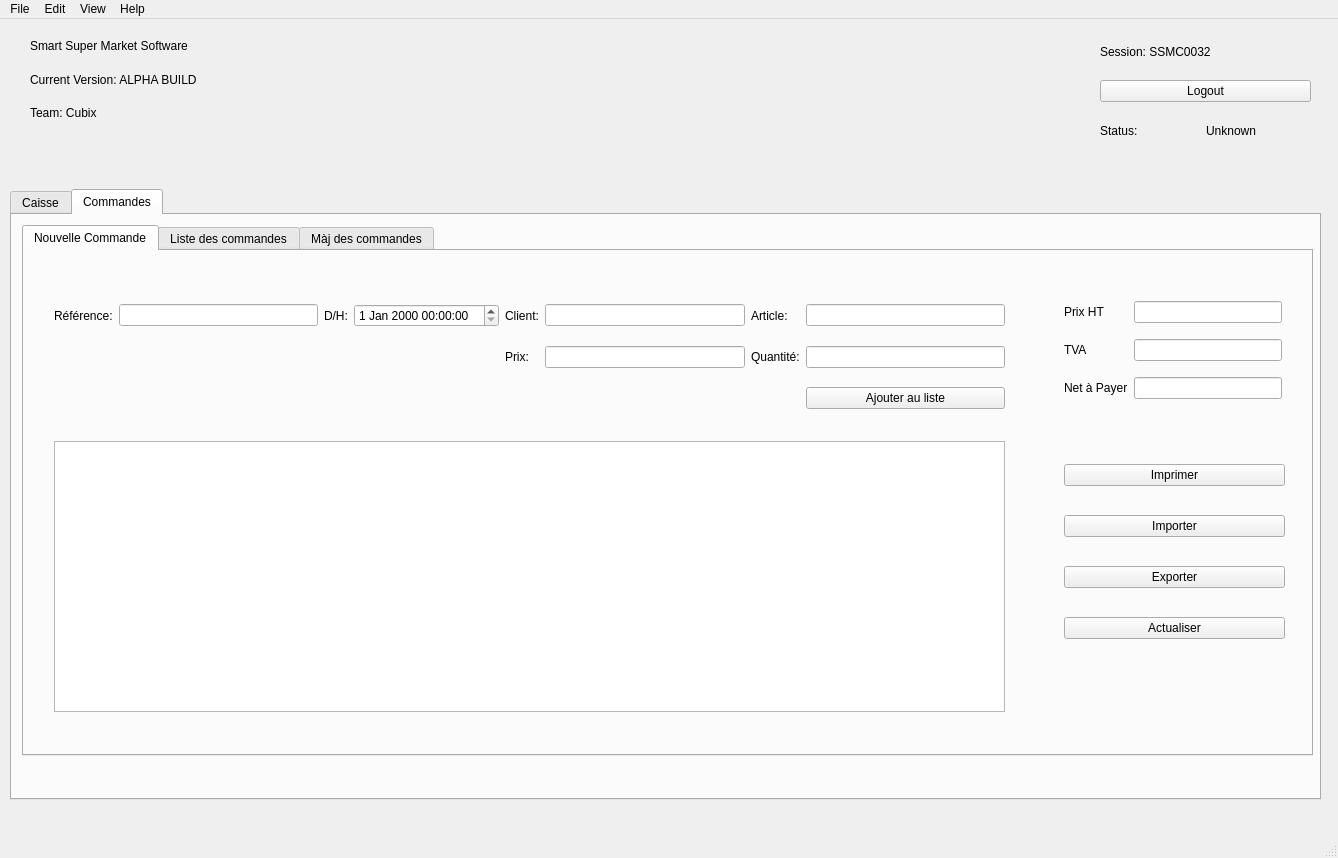
<?xml version="1.0" encoding="UTF-8"?>
<ui version="4.0">
 <class>mainwindow</class>
 <widget class="QMainWindow" name="mainwindow">
  <property name="geometry">
   <rect>
    <x>0</x>
    <y>0</y>
    <width>1338</width>
    <height>858</height>
   </rect>
  </property>
  <property name="windowTitle">
   <string>SSM v0.1</string>
  </property>
  <property name="windowIcon">
   <iconset resource="res.qrc">
    <normaloff>:/myappico.ico</normaloff>:/myappico.ico</iconset>
  </property>
  <property name="iconSize">
   <size>
    <width>128</width>
    <height>128</height>
   </size>
  </property>
  <widget class="QWidget" name="centralwidget">
   <widget class="QTabWidget" name="tabWidget_caisse">
    <property name="geometry">
     <rect>
      <x>10</x>
      <y>170</y>
      <width>1311</width>
      <height>611</height>
     </rect>
    </property>
    <property name="currentIndex">
     <number>1</number>
    </property>
    <widget class="QWidget" name="tab_caisse">
     <attribute name="title">
      <string>Caisse</string>
     </attribute>
     <widget class="QLabel" name="label_under_construction">
      <property name="geometry">
       <rect>
        <x>340</x>
        <y>170</y>
        <width>631</width>
        <height>131</height>
       </rect>
      </property>
      <property name="font">
       <font>
        <pointsize>15</pointsize>
       </font>
      </property>
      <property name="text">
       <string>Ooops! Under Construction...</string>
      </property>
     </widget>
    </widget>
    <widget class="QWidget" name="tab_commandes">
     <attribute name="title">
      <string>Commandes</string>
     </attribute>
     <widget class="QTabWidget" name="tabWidget_commandes">
      <property name="geometry">
       <rect>
        <x>10</x>
        <y>10</y>
        <width>1291</width>
        <height>531</height>
       </rect>
      </property>
      <property name="currentIndex">
       <number>0</number>
      </property>
      <widget class="QWidget" name="tab_ajout">
       <attribute name="title">
        <string>Nouvelle Commande</string>
       </attribute>
       <widget class="QTableView" name="tableView_ajcmd">
        <property name="geometry">
         <rect>
          <x>30</x>
          <y>190</y>
          <width>951</width>
          <height>271</height>
         </rect>
        </property>
       </widget>
       <widget class="QWidget" name="gridLayoutWidget">
        <property name="geometry">
         <rect>
          <x>1040</x>
          <y>40</y>
          <width>218</width>
          <height>119</height>
         </rect>
        </property>
        <layout class="QGridLayout" name="gridLayout">
         <item row="1" column="0">
          <widget class="QLabel" name="label_3">
           <property name="text">
            <string>TVA</string>
           </property>
          </widget>
         </item>
         <item row="1" column="1">
          <widget class="QLineEdit" name="lineEdit__TVA"/>
         </item>
         <item row="0" column="0">
          <widget class="QLabel" name="label_2">
           <property name="text">
            <string>Prix HT</string>
           </property>
          </widget>
         </item>
         <item row="0" column="1">
          <widget class="QLineEdit" name="lineEdit_PrixHT"/>
         </item>
         <item row="2" column="0">
          <widget class="QLabel" name="label_4">
           <property name="text">
            <string>Net à Payer</string>
           </property>
          </widget>
         </item>
         <item row="2" column="1">
          <widget class="QLineEdit" name="lineEdit_NetaPayer"/>
         </item>
        </layout>
       </widget>
       <widget class="QWidget" name="gridLayoutWidget_2">
        <property name="geometry">
         <rect>
          <x>30</x>
          <y>40</y>
          <width>951</width>
          <height>134</height>
         </rect>
        </property>
        <layout class="QGridLayout" name="gridLayout_2">
         <item row="0" column="7">
          <widget class="QLineEdit" name="lineEdit_articlename_add"/>
         </item>
         <item row="0" column="5">
          <widget class="QLineEdit" name="lineEdit_clientname_add"/>
         </item>
         <item row="1" column="4">
          <widget class="QLabel" name="label_9">
           <property name="text">
            <string>Prix:</string>
           </property>
          </widget>
         </item>
         <item row="0" column="3">
          <widget class="QDateTimeEdit" name="dateTimeEdit"/>
         </item>
         <item row="0" column="6">
          <widget class="QLabel" name="label_8">
           <property name="text">
            <string>Article:</string>
           </property>
          </widget>
         </item>
         <item row="0" column="1">
          <widget class="QLineEdit" name="lineEdit_REFCMDV"/>
         </item>
         <item row="1" column="6">
          <widget class="QLabel" name="label_10">
           <property name="text">
            <string>Quantité:</string>
           </property>
          </widget>
         </item>
         <item row="0" column="0">
          <widget class="QLabel" name="label_5">
           <property name="text">
            <string>Référence:</string>
           </property>
          </widget>
         </item>
         <item row="1" column="5">
          <widget class="QLineEdit" name="lineEdit_PrixCMDV"/>
         </item>
         <item row="1" column="7">
          <widget class="QLineEdit" name="lineEdit_qty_add"/>
         </item>
         <item row="0" column="4">
          <widget class="QLabel" name="label_7">
           <property name="text">
            <string>Client:</string>
           </property>
          </widget>
         </item>
         <item row="0" column="2">
          <widget class="QLabel" name="label_6">
           <property name="text">
            <string>D/H:</string>
           </property>
          </widget>
         </item>
         <item row="2" column="7">
          <widget class="QPushButton" name="pushButton_addcmd">
           <property name="text">
            <string>Ajouter au liste</string>
           </property>
          </widget>
         </item>
        </layout>
       </widget>
       <widget class="QWidget" name="verticalLayoutWidget_3">
        <property name="geometry">
         <rect>
          <x>1040</x>
          <y>190</y>
          <width>221</width>
          <height>222</height>
         </rect>
        </property>
        <layout class="QVBoxLayout" name="verticalLayout_3">
         <item>
          <widget class="QPushButton" name="pushButton_printadded">
           <property name="text">
            <string>Imprimer</string>
           </property>
          </widget>
         </item>
         <item>
          <widget class="QPushButton" name="pushButton_importtoadd">
           <property name="text">
            <string>Importer</string>
           </property>
          </widget>
         </item>
         <item>
          <widget class="QPushButton" name="pushButton_exportadded">
           <property name="text">
            <string>Exporter</string>
           </property>
          </widget>
         </item>
         <item>
          <widget class="QPushButton" name="pushButton_refreshadded">
           <property name="text">
            <string>Actualiser</string>
           </property>
          </widget>
         </item>
        </layout>
       </widget>
      </widget>
      <widget class="QWidget" name="tab_affiche">
       <attribute name="title">
        <string>Liste des commandes</string>
       </attribute>
       <widget class="QTableView" name="tableView_affichage">
        <property name="geometry">
         <rect>
          <x>70</x>
          <y>30</y>
          <width>961</width>
          <height>341</height>
         </rect>
        </property>
       </widget>
       <widget class="QWidget" name="horizontalLayoutWidget">
        <property name="geometry">
         <rect>
          <x>730</x>
          <y>390</y>
          <width>476</width>
          <height>80</height>
         </rect>
        </property>
        <layout class="QHBoxLayout" name="horizontalLayout">
         <item>
          <widget class="QPushButton" name="pushButton_affichage">
           <property name="text">
            <string>Refresh</string>
           </property>
          </widget>
         </item>
         <item>
          <widget class="QPushButton" name="pushButton_export">
           <property name="text">
            <string>Exporter</string>
           </property>
          </widget>
         </item>
         <item>
          <widget class="QPushButton" name="pushButton_print">
           <property name="text">
            <string>Imprimer</string>
           </property>
          </widget>
         </item>
        </layout>
       </widget>
       <widget class="QWidget" name="verticalLayoutWidget_4">
        <property name="geometry">
         <rect>
          <x>1040</x>
          <y>30</y>
          <width>160</width>
          <height>106</height>
         </rect>
        </property>
        <layout class="QVBoxLayout" name="verticalLayout_4">
         <item>
          <widget class="QPushButton" name="pushButton_sortAZ">
           <property name="text">
            <string>Sort A-Z</string>
           </property>
          </widget>
         </item>
         <item>
          <widget class="QPushButton" name="pushButton_sortZA">
           <property name="text">
            <string>Sort Z-A</string>
           </property>
          </widget>
         </item>
        </layout>
       </widget>
      </widget>
      <widget class="QWidget" name="tab_modif">
       <attribute name="title">
        <string>Màj des commandes</string>
       </attribute>
       <widget class="QWidget" name="horizontalLayoutWidget_2">
        <property name="geometry">
         <rect>
          <x>70</x>
          <y>40</y>
          <width>1181</width>
          <height>80</height>
         </rect>
        </property>
        <layout class="QHBoxLayout" name="horizontalLayout_3">
         <item>
          <widget class="QLabel" name="label_11">
           <property name="text">
            <string>Référence:</string>
           </property>
          </widget>
         </item>
         <item>
          <widget class="QLineEdit" name="lineEdit_refFind"/>
         </item>
         <item>
          <widget class="QLabel" name="label_12">
           <property name="text">
            <string>Client:</string>
           </property>
          </widget>
         </item>
         <item>
          <widget class="QLineEdit" name="lineEdit_ClientFind"/>
         </item>
         <item>
          <widget class="QLabel" name="label_13">
           <property name="text">
            <string>Date:</string>
           </property>
          </widget>
         </item>
         <item>
          <widget class="QDateTimeEdit" name="dateTimeEdit_find"/>
         </item>
         <item>
          <widget class="QPushButton" name="pushButton_find">
           <property name="text">
            <string>Recherche</string>
           </property>
          </widget>
         </item>
         <item>
          <widget class="QPushButton" name="pushButton_deletecmd">
           <property name="text">
            <string>Annuler la commande</string>
           </property>
          </widget>
         </item>
        </layout>
       </widget>
       <widget class="QTableView" name="tableView_find_modify">
        <property name="geometry">
         <rect>
          <x>70</x>
          <y>130</y>
          <width>1181</width>
          <height>111</height>
         </rect>
        </property>
       </widget>
       <widget class="QWidget" name="gridLayoutWidget_3">
        <property name="geometry">
         <rect>
          <x>70</x>
          <y>260</y>
          <width>1181</width>
          <height>192</height>
         </rect>
        </property>
        <layout class="QGridLayout" name="gridLayout_3">
         <item row="0" column="7">
          <widget class="QLineEdit" name="lineEdit_articlename_update"/>
         </item>
         <item row="1" column="7">
          <widget class="QLineEdit" name="lineEdit_qty_update"/>
         </item>
         <item row="1" column="4">
          <widget class="QLabel" name="label_15">
           <property name="text">
            <string>Prix:</string>
           </property>
          </widget>
         </item>
         <item row="0" column="3">
          <widget class="QDateTimeEdit" name="dateTimeEdit_update"/>
         </item>
         <item row="2" column="7">
          <widget class="QPushButton" name="pushButton_modifycmd">
           <property name="text">
            <string>Modifier</string>
           </property>
          </widget>
         </item>
         <item row="0" column="5">
          <widget class="QLineEdit" name="lineEdit_clientname_update"/>
         </item>
         <item row="1" column="5">
          <widget class="QLineEdit" name="lineEdit_prixcmdv_update"/>
         </item>
         <item row="0" column="1">
          <widget class="QLineEdit" name="lineEdit_refcmd_update"/>
         </item>
         <item row="0" column="6">
          <widget class="QLabel" name="label_16">
           <property name="text">
            <string>Article:</string>
           </property>
          </widget>
         </item>
         <item row="0" column="2">
          <widget class="QLabel" name="label_20">
           <property name="text">
            <string>D/H:</string>
           </property>
          </widget>
         </item>
         <item row="0" column="0">
          <widget class="QLabel" name="label_18">
           <property name="text">
            <string>Référence:</string>
           </property>
          </widget>
         </item>
         <item row="1" column="6">
          <widget class="QLabel" name="label_17">
           <property name="text">
            <string>Quantité:</string>
           </property>
          </widget>
         </item>
         <item row="0" column="4">
          <widget class="QLabel" name="label_19">
           <property name="text">
            <string>Client:</string>
           </property>
          </widget>
         </item>
         <item row="3" column="7">
          <widget class="QPushButton" name="pushButton_cancelmodify">
           <property name="text">
            <string>Reset</string>
           </property>
          </widget>
         </item>
        </layout>
       </widget>
      </widget>
     </widget>
    </widget>
   </widget>
   <widget class="QWidget" name="verticalLayoutWidget">
    <property name="geometry">
     <rect>
      <x>30</x>
      <y>10</y>
      <width>291</width>
      <height>101</height>
     </rect>
    </property>
    <layout class="QVBoxLayout" name="verticalLayout">
     <property name="spacing">
      <number>0</number>
     </property>
     <item>
      <widget class="QLabel" name="label_SSMS">
       <property name="text">
        <string>Smart Super Market Software</string>
       </property>
      </widget>
     </item>
     <item>
      <widget class="QLabel" name="label_currentversion">
       <property name="text">
        <string>Current Version: ALPHA BUILD</string>
       </property>
      </widget>
     </item>
     <item>
      <widget class="QLabel" name="label_team">
       <property name="text">
        <string>Team: Cubix</string>
       </property>
      </widget>
     </item>
    </layout>
   </widget>
   <widget class="QWidget" name="verticalLayoutWidget_2">
    <property name="geometry">
     <rect>
      <x>1100</x>
      <y>10</y>
      <width>211</width>
      <height>124</height>
     </rect>
    </property>
    <layout class="QVBoxLayout" name="verticalLayout_2">
     <item>
      <widget class="QLabel" name="label_session">
       <property name="text">
        <string>Session: SSMC0032</string>
       </property>
      </widget>
     </item>
     <item>
      <widget class="QPushButton" name="pushButton_logout">
       <property name="text">
        <string>Logout</string>
       </property>
      </widget>
     </item>
     <item>
      <layout class="QHBoxLayout" name="horizontalLayout_2">
       <property name="spacing">
        <number>0</number>
       </property>
       <item>
        <widget class="QLabel" name="label">
         <property name="text">
          <string>Status:</string>
         </property>
        </widget>
       </item>
       <item>
        <widget class="QLabel" name="label_status">
         <property name="text">
          <string>Unknown</string>
         </property>
        </widget>
       </item>
      </layout>
     </item>
    </layout>
   </widget>
   <zorder>verticalLayoutWidget</zorder>
   <zorder>tabWidget_caisse</zorder>
   <zorder>verticalLayoutWidget_2</zorder>
  </widget>
  <widget class="QMenuBar" name="menubar">
   <property name="geometry">
    <rect>
     <x>0</x>
     <y>0</y>
     <width>1338</width>
     <height>38</height>
    </rect>
   </property>
   <widget class="QMenu" name="menuFile">
    <property name="title">
     <string>File</string>
    </property>
    <widget class="QMenu" name="menuDatabase">
     <property name="title">
      <string>Database</string>
     </property>
     <addaction name="actionConnexion"/>
     <addaction name="actionDisconnect"/>
    </widget>
    <addaction name="menuDatabase"/>
    <addaction name="separator"/>
    <addaction name="actionExit"/>
   </widget>
   <widget class="QMenu" name="menuEdit">
    <property name="title">
     <string>Edit</string>
    </property>
    <addaction name="actionUndo_Ctrl_Z"/>
    <addaction name="actionRedro_Ctrl_Y"/>
    <addaction name="separator"/>
    <addaction name="actionCut_Ctrl_X"/>
    <addaction name="actionCopy_Ctrl_C"/>
    <addaction name="actionPaste_Ctrl_V"/>
   </widget>
   <widget class="QMenu" name="menuView">
    <property name="title">
     <string>View</string>
    </property>
   </widget>
   <widget class="QMenu" name="menuHelp">
    <property name="title">
     <string>Help</string>
    </property>
    <addaction name="actionSSM_Help_Support"/>
    <addaction name="actionReport_for_a_bug"/>
    <addaction name="actionAbout_SSM"/>
    <addaction name="actionAbout_Qt"/>
   </widget>
   <addaction name="menuFile"/>
   <addaction name="menuEdit"/>
   <addaction name="menuView"/>
   <addaction name="menuHelp"/>
  </widget>
  <widget class="QStatusBar" name="statusbar"/>
  <action name="actionSSM_Help_Support">
   <property name="text">
    <string>Check for Update</string>
   </property>
   <property name="iconText">
    <string>SSM Help &amp; Support</string>
   </property>
   <property name="font">
    <font>
     <pointsize>9</pointsize>
    </font>
   </property>
  </action>
  <action name="actionAbout_SSM">
   <property name="text">
    <string>About SSM</string>
   </property>
  </action>
  <action name="actionReport_for_a_bug">
   <property name="text">
    <string>Report for a bug</string>
   </property>
  </action>
  <action name="actionConnexion">
   <property name="text">
    <string>Connect</string>
   </property>
  </action>
  <action name="actionExit">
   <property name="text">
    <string>Exit</string>
   </property>
  </action>
  <action name="actionAbout_Qt">
   <property name="text">
    <string>About Qt</string>
   </property>
  </action>
  <action name="actionUndo_Ctrl_Z">
   <property name="text">
    <string>Undo 'Ctrl + Z'</string>
   </property>
  </action>
  <action name="actionRedro_Ctrl_Y">
   <property name="text">
    <string>Redro 'Ctrl+Y'</string>
   </property>
  </action>
  <action name="actionCut_Ctrl_X">
   <property name="text">
    <string>Cut 'Ctrl+X'</string>
   </property>
  </action>
  <action name="actionCopy_Ctrl_C">
   <property name="text">
    <string>Copy 'Ctrl+C'</string>
   </property>
  </action>
  <action name="actionPaste_Ctrl_V">
   <property name="text">
    <string>Paste 'Ctrl+V'</string>
   </property>
  </action>
  <action name="actionDisconnect">
   <property name="text">
    <string>Disconnect</string>
   </property>
  </action>
 </widget>
 <resources>
  <include location="res.qrc"/>
 </resources>
 <connections/>
</ui>
